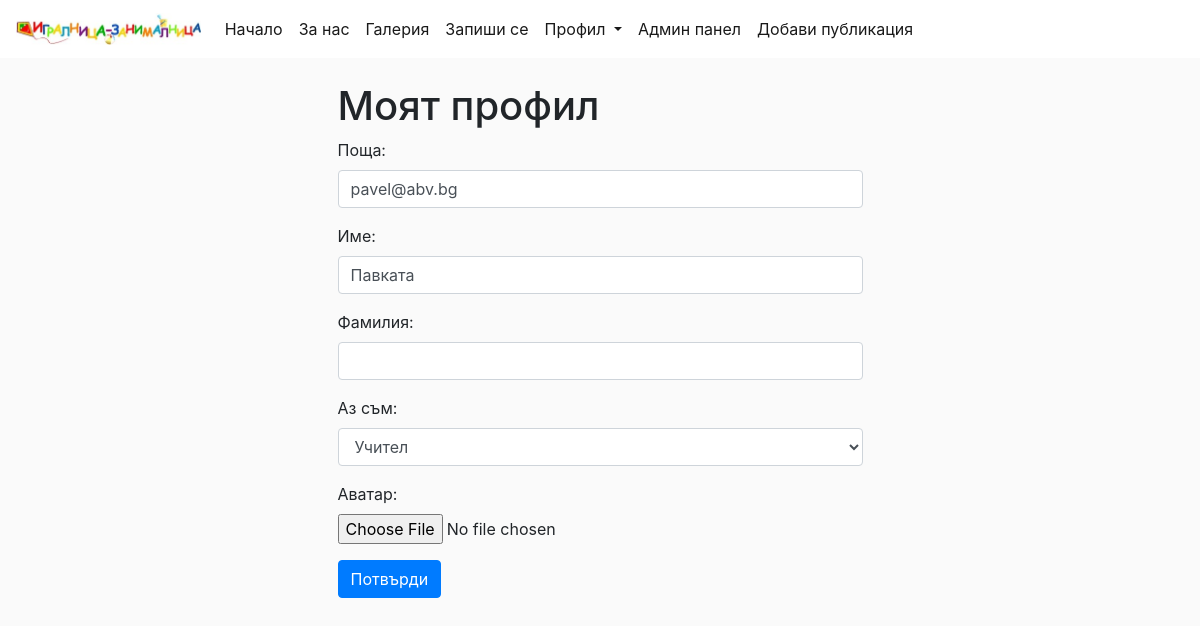
The app's page /accounts/edit/1/ (signed in) with its own data.
### accounts/models.py (models this page shows, shortened)
class User(AbstractBaseUser, PermissionsMixin):
    ACADEMIC_CHOICES = (
        ('P', 'Родител'),
        ('S', 'Ученик'),
        ('T', 'Учител'),
        ('G', 'Гост'),
    )
    email = models.EmailField(verbose_name='поща', unique=True)
    first_name = models.CharField(verbose_name='име', max_length=30, blank=True)
    last_name = models.CharField(verbose_name='фамилия', max_length=30, blank=True)
    date_joined = models.DateTimeField(verbose_name='дата на създаване', auto_now_add=True)
    avatar = ProcessedImageField(verbose_name='аватар',
                                 upload_to='common/static/avatars/',
                                 processors=[ResizeToFill(140, 140)],
                                 format='PNG',
                                 default='common/static/avatars/default.png')
    kind = models.CharField(verbose_name='аз съм', max_length=1, choices=ACADEMIC_CHOICES, default='G')
    is_active = models.BooleanField(verbose_name='активен', default=True)
    is_staff = models.BooleanField(verbose_name='служител', default=False)
    objects = UserManager()
    USERNAME_FIELD = 'email'
    REQUIRED_FIELDS = []
    class Meta:
        verbose_name = 'потребител'
        verbose_name_plural = 'потребители'

### accounts/views.py (the view)
# urls.py: path('edit/<pk>/', views.UserEdit.as_view(), name='user-edit'),
class UserEdit(UpdateView):
    model = User
    template_name = 'user-edit.html'
    context_object_name = 'user'
    form_class = EditProfileForm
    success_url = '/accounts/profile/'

### accounts/templates/user-edit.html (shortened to what this page needs)
{% extends 'index.html' %}
{% block body %}
{% if request.user.pk == user.pk %}
<div class="container-fluid">
    <div class="row">
    <div class="col-lg-3"></div>
    <div class="col-lg-6">
                 <h1>Моят профил</h1>
        <form method="post" enctype="multipart/form-data">
            {{ form.as_p }}
        <button class="btn btn-primary" type="submit">Потвърди</button>
     </form>
    </div>
    <div class="col-lg-3"></div>
        </div>
     </div>
{% else %}
{% include 'permission_denied.html' %}
{% endif %}
{% endblock %}

### common/static/index.css (style rules this page uses)
body { background: #fafafa; }

### records on screen
User: email "pavel@abv.bg", first_name "Павката", kind "Учител"
